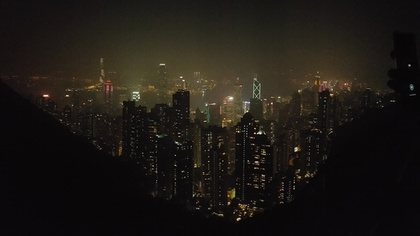
%> input picture 2.Histogram_eq/city.jpg, 420 x 236 px, shrunk from 534 x 300 before the run
$ octave main.m   (GNU Octave 9; MATLAB toolbox functions it lacks are replaced by stand-ins)
%> lines starting %> are read from the running program, lines starting %| are printed output that depends on the picture
### 2.Histogram_eq/CalcHist.m
function histo = CalcHist(image)
    image = uint8(image);
    [row, col] = size(image);
    histo = zeros(1,256);
    for i = 1 : col
        for j = 1 : row
            k = image(j,i)+1;
            histo(k) = histo(k) + 1;
        end
    end
    histo = histo / (row*col);
end

### 2.Histogram_eq/HistEqlize.m
function output = HistEqlize(histo, image)
    [row, col] = size(image);
    c = cumsum(histo)*255;
    output = uint8(zeros(row,col));
    for i = 1 : col
        for j = 1 : row
            output(j,i) = c(image(j,i)+1);
        end
    end
end

### 2.Histogram_eq/myOWNeq.m
function output = myOWNeq(histo, image, gamma)
    [row, col] = size(image);
    c = cumsum(histo)*255;
    c = c.^gamma;
    maxc = max(c);
    ratio =  255/maxc;
    c = c.*ratio;
    output = uint8(zeros(row,col));
    for i = 1 : col
        for j = 1 : row
            output(j,i) = c(image(j,i)+1);
        end
    end
end

### 2.Histogram_eq/main.m
clc; clear; close all;
%% image load
image = imread('city.jpg');
%> image is the input picture: size 236x420x3 uint8; mean R, G, B 29.8, 25.6, 20.6
if size(image, 3) == 3
    image = rgb2gray(image);
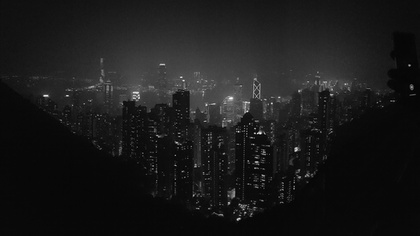
%> image: size 236x420 uint8; min 0, max 254, mean 26.4
end
[row, col] = size(image);
%> row = 236; col = 420

%% 2-1
histo = CalcHist(image);
%> after the loop in CalcHist, `for i = 1 : col`: histo = 256 values, max 16957 at index 9, min 0 at index 170, mean 387.2
%> in CalcHist, `histo = histo / (row*col);`: histo = 256 values, max 0.171 at index 9, min 0 at index 170, mean 0.00391
bar(histo);
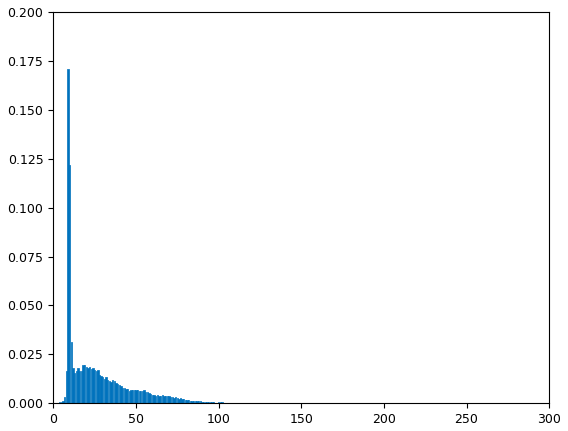
%> figure redrawn from the program's plot data; tallest bar 0.171 high, from x = 8.6 to 9.4

%% 2-2, 2-3
equalized = HistEqlize(histo, image);
%> in HistEqlize, `c = cumsum(histo)*255;`: c = 256 values from 0.036 to 255
%> after the loop in HistEqlize, `for i = 1 : col`:
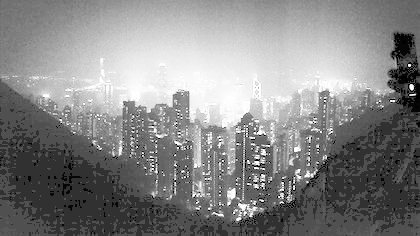
%> output: size 236x420 uint8; min 0, max 255, mean 134.2
histo2 = CalcHist(equalized);
%> histo2 = 256 values, max 0.171 at index 50, min 0 at index 3, mean 0.00391

equalizedOWN = myOWNeq(histo, image, 3);
%> in myOWNeq, `c = c.^gamma;`: c = 256 values from 4.67e-05 to 16581375
%> in myOWNeq, `maxc = max(c);`: maxc = 16581375
%> in myOWNeq, `ratio =  255/maxc;`: ratio = 1.54e-05
%> in myOWNeq, `c = c.*ratio;`: c = 256 values from 7.19e-10 to 255
%> after the loop in myOWNeq, `for i = 1 : col`:
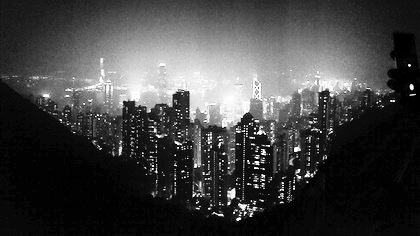
%> output: size 236x420 uint8; min 0, max 255, mean 65.6
histoOWN = CalcHist(equalizedOWN);
%> histoOWN = 256 values, max 0.171 at index 3, min 0 at index 2, mean 0.00391

subplot(231);
imshow(image); title("input");
subplot(234);
bar(histo);

subplot(232);
imshow(equalized); title("histogram equalization");
subplot(235);
bar(histo2);

subplot(233);
imshow(equalizedOWN); title("Beber's Law used");
subplot(236);
bar(histoOWN);
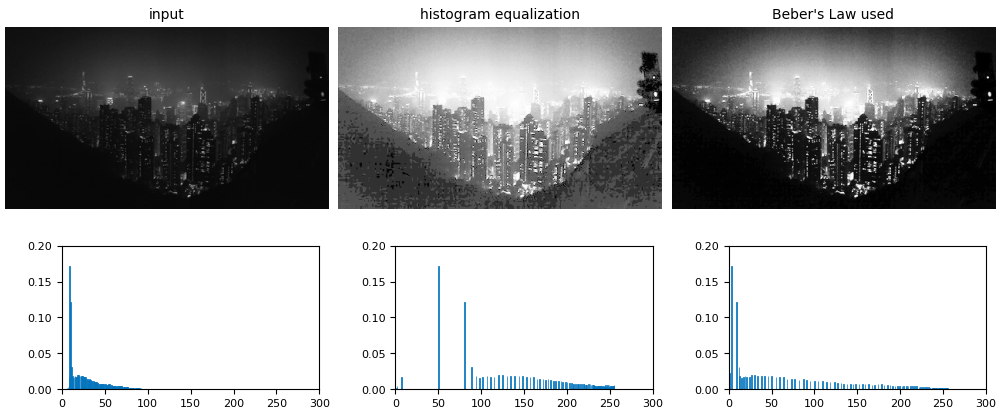
%> figure redrawn from the program's plot data, 6 panels
